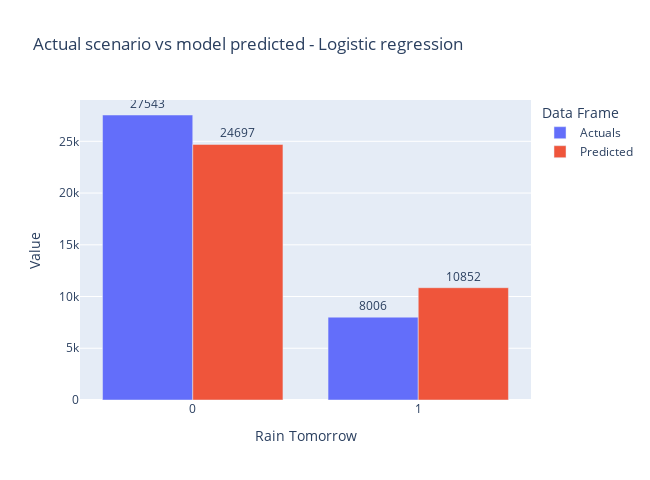

Notebook code cell kept with this figure:
### Markdown cell above
### Analysis of Logistic regression model output
#### Actual VS predicted 1/0 counts graph
#### Model summery using classification accuracy metrics

### Code cell
y_valid_rf =pd.DataFrame(y_valid)
#y_valid

y_valid_rf = y_valid_rf['RainTomorrow'].value_counts().sort_index()
#y_valid

#predictions
predictions_rf_df = pd.DataFrame(y_pred_optimal, columns=['RainTomorrow_pred'])
#predictionsdf
predictions_rf_df = predictions_rf_df['RainTomorrow_pred'].value_counts().sort_index()
#predictionsdf

combined_df = pd.DataFrame({'Rain Tomorrow': y_valid_rf.index, 'Actuals': y_valid_rf.values, 'Predicted': predictions_rf_df.values})

df_melted = pd.melt(combined_df, id_vars='Rain Tomorrow', value_vars=['Actuals', 'Predicted'], var_name='Data Frame'
                    , value_name='Count')


fig = px.bar(df_melted, x='Rain Tomorrow', y='Count', color='Data Frame',
             labels={'Count': 'Value'},
             title='Actual scenario vs model predicted - Logistic regression',
             barmode='group',
             text='Count')

fig.update_traces(textposition='outside', texttemplate='%{text:.0f}')

fig.update_layout(width=650, height=480)
fig.show()

### Figure 1 — Plotly figure (JSON) as saved in the notebook; plotly's stock layout.template omitted (floating-point values rounded to 4 significant figures)
{"data": [{"alignmentgroup": "True", "hovertemplate": "Data Frame=Actuals<br>Rain Tomorrow=%{x}<br>Value=%{text}<extra></extra>", "legendgroup": "Actuals", "marker": {"color": "#636efa", "pattern": {"shape": ""}}, "name": "Actuals", "offsetgroup": "Actuals", "orientation": "v", "showlegend": true, "text": [27543, 8006], "textposition": "outside", "texttemplate": "%{text:.0f}", "type": "bar", "x": [0, 1], "xaxis": "x", "y": [27543, 8006], "yaxis": "y"}, {"alignmentgroup": "True", "hovertemplate": "Data Frame=Predicted<br>Rain Tomorrow=%{x}<br>Value=%{text}<extra></extra>", "legendgroup": "Predicted", "marker": {"color": "#EF553B", "pattern": {"shape": ""}}, "name": "Predicted", "offsetgroup": "Predicted", "orientation": "v", "showlegend": true, "text": [24697, 10852], "textposition": "outside", "texttemplate": "%{text:.0f}", "type": "bar", "x": [0, 1], "xaxis": "x", "y": [24697, 10852], "yaxis": "y"}], "layout": {"barmode": "group", "height": 480, "legend": {"title": {"text": "Data Frame"}, "tracegroupgap": 0}, "title": {"text": "Actual scenario vs model predicted - Logistic regression"}, "width": 650, "xaxis": {"anchor": "y", "domain": [0, 1], "title": {"text": "Rain Tomorrow"}}, "yaxis": {"anchor": "x", "domain": [0, 1], "title": {"text": "Value"}}}}
